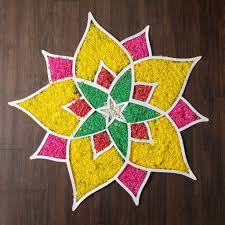
#> input picture backend/test_input.jpg, 225 x 225 px
$ python test_enhanced_kolam.py
#> lines starting #> are read from the running program, lines starting #| are printed output that depends on the picture; after the words box and inside, x2 and y2 are one past the last pixel; in counts of white or black regions, pixels touching at a corner belong together; long printed decimals are rounded
### backend/kolam/enhanced_polar_kolam_generator.py
#!/usr/bin/env python3
"""
Enhanced Kolam Generator with Polar Sector and Contour-based Methods
Implements:
1. Geometric rangoli → Polar sector method
2. Animal/flower rangoli → Contour + dots + arcs method
"""

import cv2
import numpy as np
import svgwrite
import math
from typing import Tuple, List, Dict, Any, Optional
from scipy import ndimage
from sklearn.cluster import KMeans


class EnhancedKolamGenerator:
    def __init__(self):
        self.pattern_types = {
            'geometric': 'polar_sector',
            'floral': 'contour_dots_arcs',
            'animal': 'contour_dots_arcs',
            'mandala': 'polar_sector',
            'abstract': 'hybrid'
        }

    def analyze_pattern_type(self, img_path: str) -> str:
        """Analyze input image to determine pattern type"""
        img = cv2.imread(img_path)
        if img is None:
            raise ValueError(f"Could not load image: {img_path}")

        # Resize for analysis
        height, width = img.shape[:2]
        max_dimension = 400
        if max(height, width) > max_dimension:
            scale = max_dimension / max(height, width)
            new_width = int(width * scale)
            new_height = int(height * scale)
            img = cv2.resize(img, (new_width, new_height))

        gray = cv2.cvtColor(img, cv2.COLOR_BGR2GRAY)

        # Detect circles and radial symmetry for geometric patterns
        circles = cv2.HoughCircles(gray, cv2.HOUGH_GRADIENT, 1, 20,
                                  param1=50, param2=30, minRadius=0, maxRadius=0)

        # Detect radial symmetry
        radial_score = self._calculate_radial_symmetry(gray)

        # Detect organic shapes (contours with high curvature)
        edges = cv2.Canny(gray, 50, 150)
        contours, _ = cv2.findContours(edges, cv2.RETR_EXTERNAL, cv2.CHAIN_APPROX_SIMPLE)
        organic_score = self._calculate_organic_score(contours)

        # Color analysis for floral detection
        hsv = cv2.cvtColor(img, cv2.COLOR_BGR2HSV)
        floral_colors = self._detect_floral_colors(hsv)

        print(f"Analysis - Radial: {radial_score:.3f}, Organic: {organic_score:.3f}, Floral: {floral_colors}")

        # Decision logic
        if radial_score > 0.4 and circles is not None:
            return 'geometric'
        elif organic_score > 0.6 or floral_colors > 0.5:
            if floral_colors > 0.7:
                return 'floral'
            else:
                return 'animal'
        elif radial_score > 0.3:
            return 'mandala'
        else:
            return 'abstract'

    def _calculate_radial_symmetry(self, gray_img: np.ndarray) -> float:
        """Calculate radial symmetry score"""
        h, w = gray_img.shape
        center_x, center_y = w // 2, h // 2

        # Create polar coordinates
        y, x = np.ogrid[:h, :w]
        r = np.sqrt((x - center_x)**2 + (y - center_y)**2)
        theta = np.arctan2(y - center_y, x - center_x)

        # Sample radial profiles at different angles
        n_angles = 8
        angles = np.linspace(0, 2*np.pi, n_angles, endpoint=False)

        profiles = []
        for angle in angles:
            mask = np.abs(theta - angle) < (np.pi / n_angles)
            if np.any(mask):
                profile = gray_img[mask]
                profiles.append(profile.flatten()[:50])  # Limit profile length

        if len(profiles) < 2:
            return 0.0

        # Calculate correlation between profiles
        correlations = []
        for i in range(len(profiles)):
            for j in range(i+1, len(profiles)):
                prof1, prof2 = profiles[i], profiles[j]
                min_len = min(len(prof1), len(prof2))
                if min_len > 5:
                    corr = np.corrcoef(prof1[:min_len], prof2[:min_len])[0, 1]
                    if not np.isnan(corr):
                        correlations.append(abs(corr))

        return np.mean(correlations) if correlations else 0.0

    def _calculate_organic_score(self, contours: List) -> float:
        """Calculate organic/natural shape score"""
        if not contours:
            return 0.0

        scores = []
        for contour in contours:
            if len(contour) > 10:
                # Calculate curvature variation
                epsilon = 0.02 * cv2.arcLength(contour, True)
                approx = cv2.approxPolyDP(contour, epsilon, True)

                # High curvature variation indicates organic shapes
                area = cv2.contourArea(contour)
                perimeter = cv2.arcLength(contour, True)

                if perimeter > 0 and area > 100:
                    # Compactness - circles are ~1, irregular shapes are higher
                    compactness = (perimeter**2) / (4 * np.pi * area)

                    # Convexity defects indicate organic shapes
                    try:
                        hull = cv2.convexHull(contour, returnPoints=False)
                        if len(hull) > 3:  # Need at least 4 points for defects
                            defects = cv2.convexityDefects(contour, hull)
                            defect_score = len(defects) if defects is not None else 0
                        else:
                            defect_score = 0
                    except cv2.error:
                        # Skip convexity defects if contour is problematic
                        defect_score = 0

                    organic_score = min(1.0, (compactness - 1) * 0.3 + defect_score * 0.1)
                    scores.append(organic_score)

        return np.mean(scores) if scores else 0.0

    def _detect_floral_colors(self, hsv_img: np.ndarray) -> float:
        """Detect floral color patterns"""
        # Typical floral colors in HSV
        floral_ranges = [
            ([0, 100, 100], [10, 255, 255]),    # Red
            ([160, 100, 100], [179, 255, 255]), # Red (wrap)
            ([20, 100, 100], [30, 255, 255]),   # Orange/Yellow
            ([40, 100, 100], [80, 255, 255]),   # Green
            ([100, 100, 100], [130, 255, 255]), # Blue/Purple
        ]

        total_floral_pixels = 0
        total_pixels = hsv_img.shape[0] * hsv_img.shape[1]

        for lower, upper in floral_ranges:
            mask = cv2.inRange(hsv_img, np.array(lower), np.array(upper))
            total_floral_pixels += np.sum(mask > 0)

        return total_floral_pixels / total_pixels

    def generate_enhanced_kolam(self, img_path: str, spacing: int = 25) -> str:
        """Generate enhanced kolam based on pattern type"""
        pattern_type = self.analyze_pattern_type(img_path)
        print(f"Detected pattern type: {pattern_type}")

        if pattern_type in ['geometric', 'mandala']:
            return self._generate_polar_sector_kolam(img_path, spacing)
        elif pattern_type in ['floral', 'animal']:
            return self._generate_contour_dots_arcs_kolam(img_path, spacing)
        else:  # abstract
            return self._generate_hybrid_kolam(img_path, spacing)

    # [82 lines left out: function _generate_polar_sector_kolam, not called in this run]

    def _generate_contour_dots_arcs_kolam(self, img_path: str, spacing: int) -> str:
        """Generate kolam using contour + dots + arcs method for organic patterns"""
        img = cv2.imread(img_path)
        gray = cv2.cvtColor(img, cv2.COLOR_BGR2GRAY)
        height, width = gray.shape

        # Resize if needed
        max_dimension = 400
        if max(height, width) > max_dimension:
            scale = max_dimension / max(height, width)
            new_width = int(width * scale)
            new_height = int(height * scale)
            img = cv2.resize(img, (new_width, new_height))
            gray = cv2.resize(gray, (new_width, new_height))
            height, width = new_height, new_width

        # Create SVG
        dwg = svgwrite.Drawing(size=(f'{width}px', f'{height}px'),
                              viewBox=f'0 0 {width} {height}')
        dwg.add(dwg.rect(insert=(0, 0), size=(width, height), fill='#0a0a0a'))

        # Extract main contours
        edges = cv2.Canny(gray, 50, 150)
        contours, _ = cv2.findContours(edges, cv2.RETR_EXTERNAL, cv2.CHAIN_APPROX_SIMPLE)

        # Filter significant contours
        significant_contours = []
        for contour in contours:
            area = cv2.contourArea(contour)
            if area > 500:  # Minimum area threshold
                significant_contours.append(contour)

        print(f"Found {len(significant_contours)} significant contours")

        # Generate colors
        colors = self._extract_dominant_colors(img)

        # Process each contour
        all_dots = []

        for contour_idx, contour in enumerate(significant_contours):
            # Simplify contour
            epsilon = 0.02 * cv2.arcLength(contour, True)
            approx = cv2.approxPolyDP(contour, epsilon, True)

            # Generate dots along contour
            contour_dots = self._generate_contour_dots(approx, spacing)
            all_dots.extend(contour_dots)

            # Add decorative elements along contour
            self._add_contour_decorations(dwg, approx, colors, contour_idx)

        # Create internal structure with dots and arcs
        internal_dots = self._generate_internal_dots(gray, edges, spacing, all_dots)
        all_dots.extend(internal_dots)

        print(f"Generated {len(all_dots)} dots total")

        # Add all dots
        for dot in all_dots:
            x, y = dot['x'], dot['y']
            dot_color = colors['dot'] if dot.get('type') == 'contour' else colors['accent']
            dwg.add(dwg.circle(
                center=(x, y), r=dot.get('size', 3),
                fill=dot_color,
                opacity=0.9
            ))

        # Connect dots with organic arcs
        self._connect_with_organic_arcs(dwg, all_dots, colors, spacing)

        return dwg.tostring()

    # [204 lines left out: functions _generate_contour_dots, _generate_internal_dots, _connect_with_organic_arcs, _generate_hybrid_kolam, _extract_dominant_colors, _add_radial_pattern and 3 more, not called in this run]


def generate_enhanced_kolam_from_image(img_path: str, spacing: int = 25) -> str:
    """Main function to generate enhanced kolam from image"""
    try:
        generator = EnhancedKolamGenerator()
        return generator.generate_enhanced_kolam(img_path, spacing)
    except Exception as e:
        print(f"Error generating enhanced kolam: {e}")
        # Fallback to simple kolam if enhanced fails
        from kolam.improved_authentic_kolam import generate_improved_kolam_from_image
        return generate_improved_kolam_from_image(img_path, spacing)

### backend/test_enhanced_kolam.py
#!/usr/bin/env python3
"""Test the enhanced kolam generator"""

import os
import sys
from pathlib import Path

# Add current directory to Python path
sys.path.append(os.path.dirname(os.path.abspath(__file__)))

from kolam.enhanced_polar_kolam_generator import generate_enhanced_kolam_from_image

def test_enhanced_generator():
    """Test the enhanced kolam generator with sample image"""

    # Test with a sample image - we'll use the test input image
    test_image_path = "test_input.jpg"

    if not os.path.exists(test_image_path):
        print("Creating a simple test image...")
        # Create a simple circular pattern for testing
        import cv2
        import numpy as np

        # Create a simple circular/floral pattern
        img = np.zeros((300, 300, 3), dtype=np.uint8)
        center = (150, 150)

        # Draw concentric circles in different colors
        cv2.circle(img, center, 120, (0, 100, 255), -1)  # Orange outer
        cv2.circle(img, center, 90, (0, 255, 100), -1)   # Green middle
        cv2.circle(img, center, 60, (255, 100, 0), -1)   # Blue inner
        cv2.circle(img, center, 30, (0, 255, 255), -1)   # Yellow center

        # Add some petal-like shapes
        for i in range(8):
            angle = i * np.pi / 4
            x = int(center[0] + 80 * np.cos(angle))
            y = int(center[1] + 80 * np.sin(angle))
            cv2.circle(img, (x, y), 25, (255, 255, 0), -1)

        cv2.imwrite(test_image_path, img)
        print(f"Created test image: {test_image_path}")

    print("Testing enhanced kolam generator...")

    try:
        # Generate kolam with different spacing values
        spacings = [20, 25, 30]

        for spacing in spacings:
            print(f"\nGenerating kolam with spacing={spacing}")
            svg_content = generate_enhanced_kolam_from_image(test_image_path, spacing)
#> in analyze_pattern_type, img is the input picture: shape (225, 225, 3); mean B, G, R 65.5, 100.7, 123.2
#> in analyze_pattern_type, `gray = cv2.cvtColor(img, cv2.COLOR_BGR2GRAY)`:
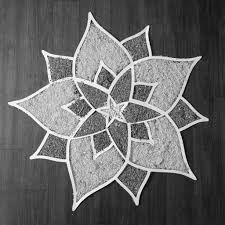
#> gray: shape (225, 225); min 1, max 255, mean 103.4
#> in analyze_pattern_type, `circles = cv2.HoughCircles(gray, cv2.HOUGH_GRADIENT, 1, 20, param1=50,..`: circles = 56 rows, first 8: [206.5, 219.5, 163.9], [213.5, 199.5, 159.5], [2.5, 209.5, 163.9], [144.5, 103.5, 35.8], [59.5, 179.5, 37.4], [104.5, 7.5, 62.4], [65.5, 32.5, 31.5], [173.5, 224.5, 108.9]
#> after the loop in _calculate_radial_symmetry, `for angle in angles:`: profiles = 5 items
#> the loop in _calculate_radial_symmetry, `for i in range(len(profiles)):` made 5 passes
#> after the loop in _calculate_radial_symmetry, `for i in range(len(profiles)):`: correlations = [0.132, 0.0628, 0.202, 0.0308, 0.306, 0.0122, 0.0754, 0.367, 0.0971, 0.239]
#> in analyze_pattern_type, `radial_score = self._calculate_radial_symmetry(gray)`: radial_score = 0.152
#> in analyze_pattern_type, `edges = cv2.Canny(gray, 50, 150)`:
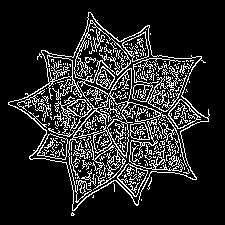
#> edges: shape (225, 225); 15.2% white in thin lines or dots, all inside (x1, y1, x2, y2) = (8, 12, 210, 216)
#> in analyze_pattern_type, `contours, _ = cv2.findContours(edges, cv2.RETR_EXTERNAL, cv2.CHAIN_APP..`: contours = 11 contours, 10 with area under 20; largest, box (x1, y1, x2, y2) and area: (8, 12, 210, 211) 20825
#> the loop in _calculate_organic_score, `for contour in contours:` made 11 passes
#> (epsilon, area, perimeter, compactness, defect_score, organic_score) on pass 11: (18.43, 20825, 921.5, 3.24, 0, 0.673)
#> contour on passes 2, 3, 4, 6, 7, 8: [[141, 199], [141, 200]], [[93, 195], [93, 196], [92, 197], [93, 197]], [[113, 183], [114, 184], [114, 191], [114, 184]], [[185, 92]], [[186, 89], [186, 90], [187, 91], [186, 90]], [[189, 81], [189, 82]]
#> after the loop in _calculate_organic_score, `for contour in contours:`: scores = [0.673]
#> in analyze_pattern_type, `organic_score = self._calculate_organic_score(contours)`: organic_score = 0.673
#> in analyze_pattern_type, `hsv = cv2.cvtColor(img, cv2.COLOR_BGR2HSV)`: hsv: shape (225, 225, 3); mean H, S, V 31.9, 121.9, 127.6
#> the loop in _detect_floral_colors, `for lower, upper in floral_ranges:` made 5 passes
#> total_floral_pixels on passes 1 to 5: 612, 3466, 12972, 14920, 14920
#> pass 1, in _detect_floral_colors, `mask = cv2.inRange(hsv_img, np.array(lower), np.array(upper))`:
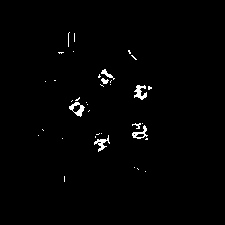
#> mask: shape (225, 225); 1.2% white in thin lines or dots, all inside (x1, y1, x2, y2) = (38, 32, 152, 182)
#> pass 2, in _detect_floral_colors, `mask = cv2.inRange(hsv_img, np.array(lower), np.array(upper))`:
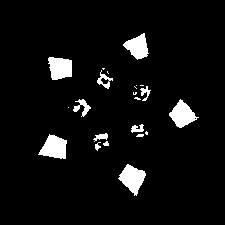
#> mask: shape (225, 225); 5.6% white; 22 white regions (9 under 20 px), largest, box (x1, y1, x2, y2) and area: (118, 164, 146, 196) 491, (38, 134, 67, 159) 476, (169, 99, 199, 128) 458
#> pass 3, in _detect_floral_colors, `mask = cv2.inRange(hsv_img, np.array(lower), np.array(upper))`:
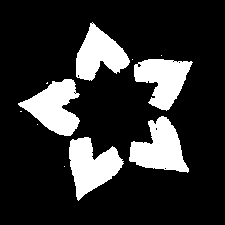
#> mask: shape (225, 225); 18.8% white; 11 white regions (6 under 20 px), largest, box (x1, y1, x2, y2) and area: (69, 137, 124, 201) 1986, (129, 116, 189, 173) 1971, (18, 79, 80, 136) 1956, (134, 59, 193, 111) 1815, (76, 22, 130, 81) 1769
#> after the loop in _detect_floral_colors, `for lower, upper in floral_ranges:`: total_floral_pixels = 14920
#> in analyze_pattern_type, `floral_colors = self._detect_floral_colors(hsv)`: floral_colors = 0.295
#| Analysis - Radial: 0.152, Organic: 0.673, Floral: 0.2947

            # Save the output
            output_filename = f"enhanced_kolam_test_spacing_{spacing}.svg"
            with open(output_filename, 'w', encoding='utf-8') as f:
                f.write(svg_content)

            print(f"Generated kolam saved as: {output_filename}")
            print(f"SVG content length: {len(svg_content)} characters")

            # Basic validation
            if '<svg' in svg_content and '</svg>' in svg_content:
                print("✓ Valid SVG structure")
            else:
                print("✗ Invalid SVG structure")

        print("\n" + "="*50)
        print("Enhanced kolam generator test completed!")
        print("Check the generated SVG files to see the results.")

    except Exception as e:
        print(f"Error during testing: {e}")
        import traceback
        traceback.print_exc()

if __name__ == "__main__":
    test_enhanced_generator()
#> (the call stopped at in _generate_contour_dots_arcs_kolam, `dwg = svgwrite.Drawing(size=(f'{width}px', f'{height}px'), viewBox=f'0..`: svgwrite is not available in this run)
